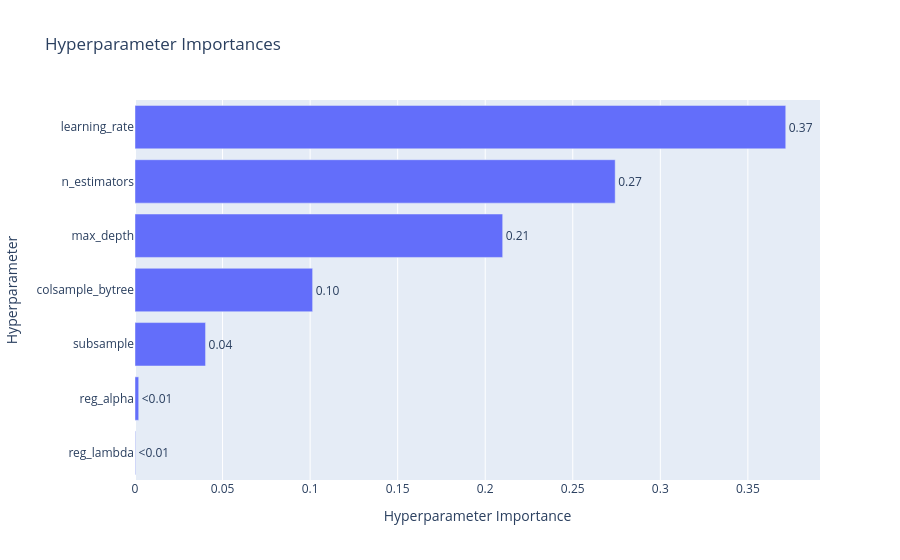
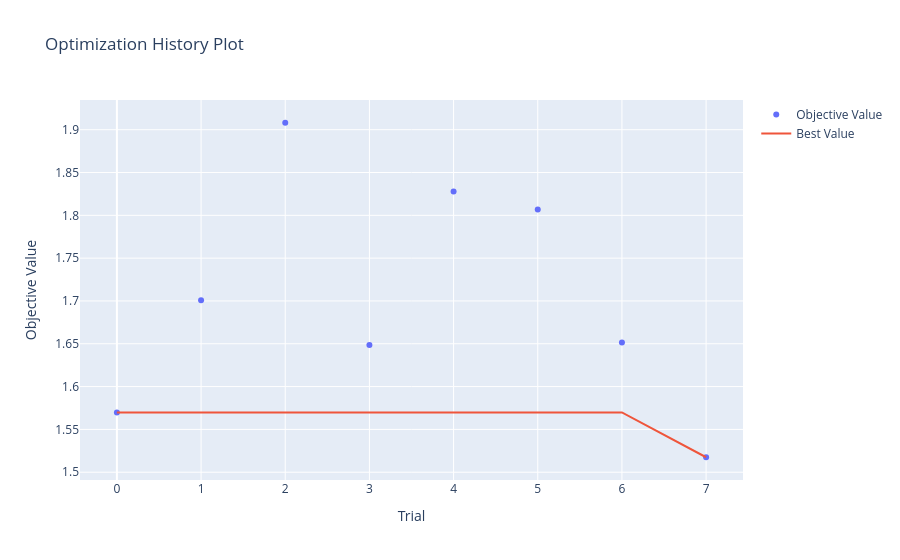

Write notebook code for charts like these, in order.
### Code cell
import optuna.visualization as vis

# Plot hyperparameter importance (requires plotly installed)
fig = vis.plot_param_importances(study)
fig.show()

# Plot optimization history across trials
fig_history = vis.plot_optimization_history(study)
fig_history.show()

### Figure 1 — Plotly figure (JSON) as saved in the notebook; plotly's stock layout.template omitted (floating-point values rounded to 4 significant figures)
{"data": [{"cliponaxis": false, "hovertemplate": ["reg_lambda (FloatDistribution): 0.0002969294249989947<extra></extra>", "reg_alpha (FloatDistribution): 0.002120507895665585<extra></extra>", "subsample (FloatDistribution): 0.04029358973213832<extra></extra>", "colsample_bytree (FloatDistribution): 0.10144321005541275<extra></extra>", "max_depth (IntDistribution): 0.2099830226837158<extra></extra>", "n_estimators (IntDistribution): 0.27423025060557044<extra></extra>", "learning_rate (FloatDistribution): 0.371632489602498<extra></extra>"], "name": "Objective Value", "orientation": "h", "text": ["<0.01", "<0.01", "0.04", "0.10", "0.21", "0.27", "0.37"], "textposition": "outside", "type": "bar", "x": [0.0002969, 0.002121, 0.04029, 0.1014, 0.21, 0.2742, 0.3716], "y": ["reg_lambda", "reg_alpha", "subsample", "colsample_bytree", "max_depth", "n_estimators", "learning_rate"]}], "layout": {"title": {"text": "Hyperparameter Importances"}, "xaxis": {"title": {"text": "Hyperparameter Importance"}}, "yaxis": {"title": {"text": "Hyperparameter"}}}}

### Figure 2 — Plotly figure (JSON) as saved in the notebook; plotly's stock layout.template omitted (floating-point values rounded to 4 significant figures)
{"data": [{"mode": "markers", "name": "Objective Value", "type": "scatter", "x": [0, 1, 2, 3, 4, 5, 6, 7], "y": [1.57, 1.701, 1.908, 1.649, 1.828, 1.807, 1.651, 1.517]}, {"mode": "lines", "name": "Best Value", "type": "scatter", "x": [0, 1, 2, 3, 4, 5, 6, 7], "y": [1.57, 1.57, 1.57, 1.57, 1.57, 1.57, 1.57, 1.517]}, {"marker": {"color": "#cccccc"}, "mode": "markers", "name": "Infeasible Trial", "showlegend": false, "type": "scatter", "x": [], "y": []}], "layout": {"title": {"text": "Optimization History Plot"}, "xaxis": {"title": {"text": "Trial"}}, "yaxis": {"title": {"text": "Objective Value"}}}}
